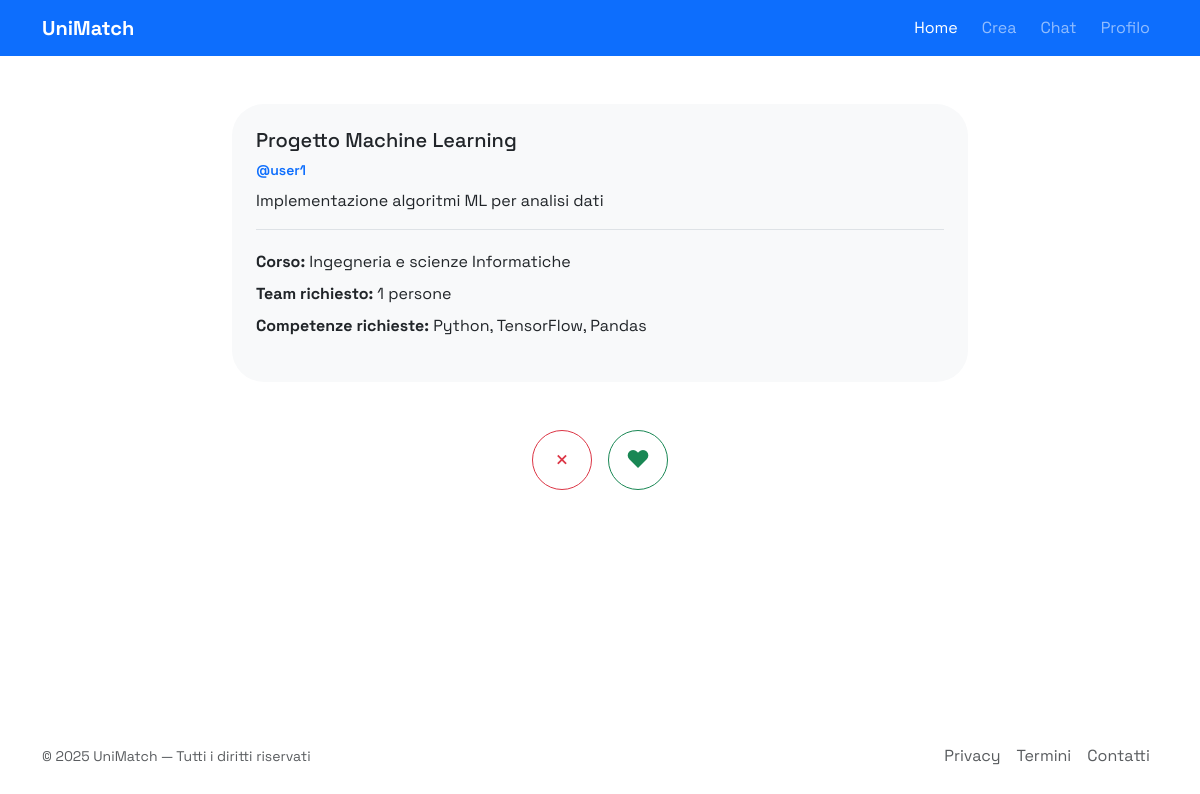
/index.php (signed in), run on the app's committed database.
### tables this page shows
CREATE TABLE posts (
    id SERIAL PRIMARY KEY,
    user_username VARCHAR(50) NOT NULL,
    title VARCHAR(255),
    content TEXT NOT NULL,
    status ENUM('Pendente', 'Approvato', 'Rifiutato') DEFAULT 'Pendente',
    num_collaborators INT DEFAULT 1,
    skills_required TEXT,
    created_at TIMESTAMP DEFAULT CURRENT_TIMESTAMP,
    CONSTRAINT fk_posts_user
        FOREIGN KEY (user_username)
        REFERENCES users(username)
        ON DELETE CASCADE
);

CREATE TABLE faculties (
    id BIGINT UNSIGNED AUTO_INCREMENT PRIMARY KEY,
    name VARCHAR(255) NOT NULL,
    degree_level ENUM('Triennale','Magistrale','Dottorato') DEFAULT 'Triennale',
    university_id BIGINT UNSIGNED NOT NULL,
    created_at TIMESTAMP DEFAULT CURRENT_TIMESTAMP,
    CONSTRAINT fk_faculties_university
        FOREIGN KEY (university_id)
        REFERENCES universities(id)
        ON DELETE CASCADE
);

### config/database.php (called while the page is built)
<?php
return [
    'host' => 'localhost',
    'dbname' => 'web25',
    'user' => 'root',
    'pass' => '',
    'charset' => 'utf8mb4',
    'port' => 3306
];

### app/Database.php (called while the page is built, shortened)
<?php
class Database
{
    private static $instance = null;
    private function __construct()
    {
        $config = require __DIR__ . '/../config/database.php';
        $host = $config['host'] ?? '127.0.0.1';
        $user = $config['user'] ?? '';
        $pass = $config['pass'] ?? '';
        $dbname = $config['dbname'] ?? '';
        $port = isset($config['port']) ? (int)$config['port'] : 3306;
        $charset = $config['charset'] ?? 'utf8mb4';
        $this->conn = new mysqli($host, $user, $pass, $dbname, $port);
    }
    public static function getInstance()
    {
        if (self::$instance === null) {
            self::$instance = new self();
        }
        return self::$instance->conn;
    }
}

### app/User.php (called while the page is built, shortened)
<?php
require_once __DIR__ . '/Database.php';
class User
{
    private $db;
    public function __construct()
    {
        $this->db = Database::getInstance();
    }
    public function find(string $value): ?array
    {
        $stmt = $this->db->prepare(
            "SELECT u.username, u.email, u.password_hash, u.first_name, u.surname,
                    u.bio, u.avatar_url, u.faculty_id,
                    CASE WHEN a.username IS NOT NULL THEN 'admin' ELSE 'user' END AS role
             FROM users u
             LEFT JOIN admins a ON u.username = a.username
             WHERE u.username = ? OR u.email = ?
             LIMIT 1"
        );
        $stmt->bind_param('ss', $value, $value);
        $stmt->execute();
        $result = $stmt->get_result();
        $user = $result->fetch_assoc();
        return $user ?: null;
    }
}

### app/Post.php (called while the page is built, shortened)
<?php
require_once __DIR__ . '/Database.php';
class Post
{
    private $db;
    public function __construct()
    {
        $this->db = Database::getInstance();
    }
    public function nextPost($username): ?array
    {
        $stmt = $this->db->prepare(
            "SELECT p.id, p.user_username, p.title, p.content, p.num_collaborators, p.skills_required, p.created_at,
                f.name AS degree_course
            FROM posts p
            INNER JOIN users u ON p.user_username = u.username
            LEFT JOIN faculties f ON u.faculty_id = f.id
            LEFT JOIN reactions r ON p.id = r.post_id AND r.user_username = ?
            WHERE p.user_username != ? AND r.post_id IS NULL AND p.status = 'Approvato'
            ORDER BY p.created_at DESC
            LIMIT 1"
        );
        $stmt->bind_param('ss', $username, $username);
        $stmt->execute();
        $result = $stmt->get_result();
        $post = $result->fetch_assoc();
        return $post ?: null;
    }
}

### public/index.php (the view, shortened to what this page needs)
<?php
require_once __DIR__ . '/../app/User.php';
require_once __DIR__ . '/../app/Post.php';
$username = $_SESSION['username'] ?? null;
$user = $username ? (new User())->find($username) : null;
$post = $user ? (new Post())->nextPost($user['username']) : null;
?>
<div id="posts-container">
    <?php if ($post): ?>
        <div class="post-card" id="current-post" data-post-id="<?= $post['id'] ?>">
            <div class="card border-0 rounded-5 mb-4 bg-body-tertiary">
                <div class="card-body p-4">
                    <h2 id="post-title" class="card-title h5">
                        <?= htmlspecialchars($post['title']) ?>
                    </h2>
                    <div id="post-user" class="text-primary fw-semibold small">
                        @<?= htmlspecialchars($post['user_username']) ?>
                    </div>
                    <p id="post-content" class="mt-2">
                        <?= nl2br(htmlspecialchars($post['content'])) ?>
                    </p>
                    <ul class="list-unstyled mt-3 pt-3 border-top">
                        <li class="py-1">
                            <strong>Corso:</strong>
                            <span id="post-course">
                                <?= htmlspecialchars($post['degree_course'] ?? 'Non specificato') ?>
                            </span>
                        </li>
                        <li class="py-1">
                            <strong>Team richiesto:</strong>
                            <span id="post-team"><?= intval($post['num_collaborators']) ?></span> persone
                        </li>
                        <?php if (!empty($post['skills_required'])): ?>
                            <li class="py-1">
                                <strong>Competenze richieste:</strong>
                                <span id="post-skills"><?= htmlspecialchars($post['skills_required']) ?></span>
                            </li>
                        <?php endif; ?>
                    </ul>
                </div>
            </div>
        </div>
    <?php endif; ?>
</div>
<?php if ($post): ?>
    <div class="d-flex justify-content-center gap-3 my-4" id="reaction-buttons">
        <button type="button" class="btn btn-outline-danger rounded-circle skip-btn"
            data-post-id="<?= $post['id'] ?>"
            style="width: 60px; height: 60px; font-size: 1.5rem;"
            aria-label="Skip" title="Skip">
            ×
        </button>
        <button type="button" class="btn btn-outline-success rounded-circle like-btn"
            data-post-id="<?= $post['id'] ?>"
            style="width: 60px; height: 60px; font-size: 1.5rem;"
            aria-label="Like" title="Like">
            ♥
        </button>
    </div>
<?php endif; ?>
<?php
include 'template/user.php';
?>

### public/assets/css/style.css (style rules this page uses)
body { font-family: "Space Grotesk", system-ui, -apple-system, "Segoe UI", sans-serif; }
.post-card { position: relative; overflow: hidden; }
.post-card .card { will-change: transform, opacity; }

### data on the page
posts: title "Progetto Machine Learning", user_username "user1", content "Implementazione algoritmi ML per analisi dati", faculties.name "Ingegneria e scienze Informatiche", num_collaborators "1", skills_required "Python, TensorFlow, Pandas"

### other printed values
$item['label'] "Home"
$item['label'] "Crea"
$item['label'] "Chat"
$item['label'] "Profilo"
